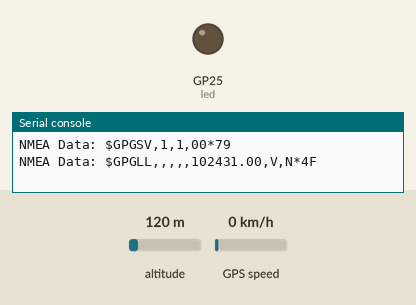
A program run on a simulated Raspberry Pi Pico running MicroPython. Parts: output pins drawn as LEDs (lit = HIGH), the last lines printed to the serial console. Dashed ring = blinking. The inputs (shaded band) are chosen by the test bench; at power-on: GPS speed 0 km/h, altitude 120 m. Files the program writes start out absent; the GPS gets a fix after 3 s at 37.7749, -122.4194 with 8 satellites.

Above: at 1.2 s.
1.3 s: GPS speed set to 30 km/h
At 3.9 s:
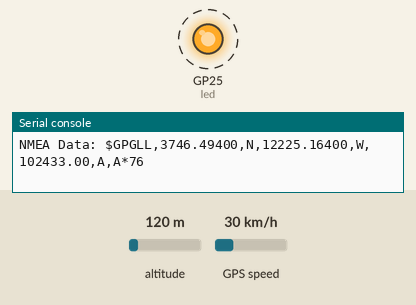
5.7 s: altitude set to 500 m
Timing chart, 0 to 14.6 s (numbered marks = the images above; inputs shaded):
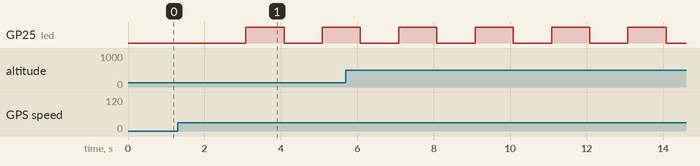

The program:

read_serial.py
```python
#
# Read a GPS
#
# Connections/pinout
# Red  : pin #39 (VSYS)
# Black: pin #38 (GND)
# Green: pin #22 (GP17)
# White: pin #21 (GP16)
#
"""
Read a GPS - Connected as explained
Log GPS Data into a file
"""
from machine import UART, Pin

led = Pin(25, Pin.OUT)  # The led

TX_PIN=16   # Pin(16) = GP16, pin #21. Green wire - Not required
RX_PIN=17   # Pin(17) = GP17, pin #22. White wire
BAUD_RATE=9600

FILE_PATH = "gps_log.nmea"

log_file = open(FILE_PATH, "w")

uart = UART(0, baudrate=BAUD_RATE, tx=Pin(TX_PIN), rx=Pin(RX_PIN), bits=8, parity=None, stop=1)

nb_rec = 0;
log_size = 0;
keep_looping = True
while keep_looping:
    try:
        # print("Any: {}".format(uart.any()))
        if uart.any():
                nmea_string = uart.readline().decode("utf-8")
                print("NMEA Data: {}".format(nmea_string[:-2]))
                if (nmea_string.startswith("$GPRMC")):  # Filter
                    nb_char_written = log_file.write(nmea_string)  # Write it with the CR-NL
                    log_file.flush()
                    log_size += nb_char_written
                    nb_rec += 1
                    print("\t>> {} record(s) in the log ({:,} bytes)".format(nb_rec, log_size))
                # Blink led, to acknowledge
                led.toggle()

    except KeyboardInterrupt:
        keep_looping = False
        print("Exiting at user's request")
        led.value(0)   # Switch led off
        break     # Theorically useless
    except OSError as oserr:
        if str(oserr) == "28":   # errno.ENOSPC:
            now = None
            if (nmea_string.startswith("$GPRMC")):
                try:
                    # Get the current date-time from RMC sentence
                    ddmmyy = nmea_string[:-3].split(',')[9]
                    utc = nmea_string[:-3].split(',')[1]
                    now = "{}-{}-{} {}:{}:{} UTC".format(ddmmyy[0:2], ddmmyy[2:4], ddmmyy[4:6], utc[0:2], utc[2:4], utc[4:6])
                except Exception as ex:
                    pass
            print("Drive is full, exiting{}.".format((" at " + now) if now != None else ""))
            led.value(0)   # Switch led off
            keep_looping = False
        else:
            print("OSError ?? [{}]".format(str(oserr)))
    except Exception as ex:
        print("Exception: {}".format(ex.__class__.__name__))
        print("[{}]".format(str(ex)))
        print(ex)

# uart.close()
log_file.close()
```

Measured:
- by itself, GP25 (led): alternates HIGH for 1.0 s and LOW for 1.0 s
